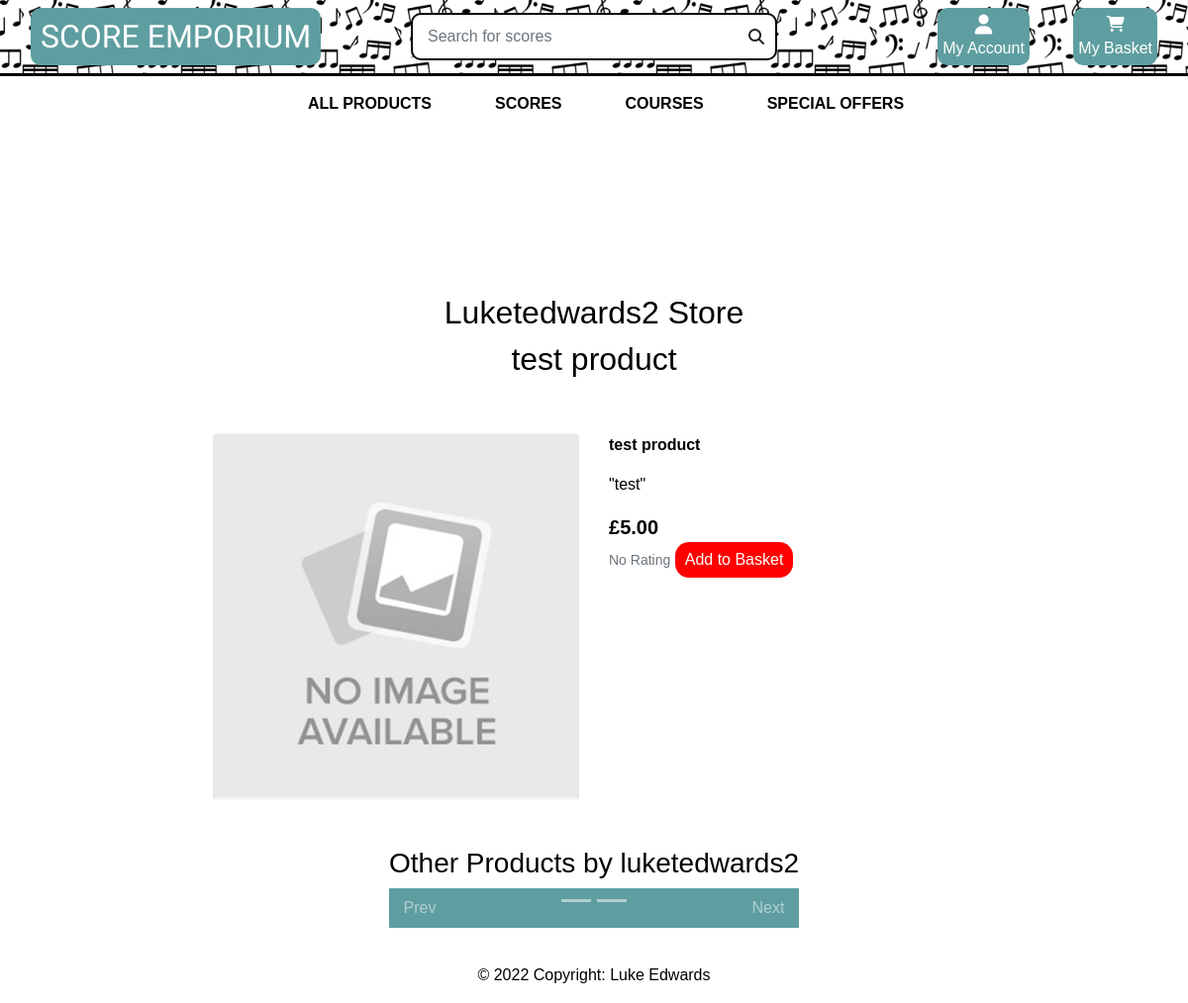
Page /products/3/ on the committed database.
### products/models.py (models this page shows, shortened)
class Product(models.Model):
    genre = models.ForeignKey('Genre', null=True, blank=True, on_delete=models.SET_NULL)
    difficulty = models.ForeignKey('Difficulty', null=True, blank=True, on_delete=models.SET_NULL)
    sku = models.CharField(max_length=254, null=True, blank=True)
    name = models.CharField(max_length=254)
    description = models.TextField()
    price = models.DecimalField(max_digits=6, decimal_places=2)
    rating = models.DecimalField(max_digits=6, decimal_places=2, null=True, blank=True)
    image_url = models.URLField(max_length=1024, null=True, blank=True)
    image = models.ImageField(null=True, blank=True,)
    vendor = models.CharField(max_length=254, null=True)
    PDF = models.FileField(null=True,)
    Guitar_Pro = models.FileField(null=True,)
    video = models.URLField(max_length=1024, null=True, blank=True)

### products/views.py (the view)
# urls.py: path('<int:product_id>/', views.product_detail, name='product_detail'),
def product_detail(request, product_id):
    product = get_object_or_404(Product, pk=product_id)
    products = Product.objects.all()
    product_number = Product.objects.filter(vendor=product.vendor).count()
    context = {
        'product': product,
        'products': products,
        'product_number': product_number,
    }
    return render(request, 'products/product_details.html', context)

### products/templates/products/product_details.html (shortened to what this page needs)
{% extends "base.html" %}
{% load static %}
{% block page_header %}
    <div class="container header-container">
    </div>
{% endblock %}
{% block content %}
    <div class="overlay"></div>
    <div class="container-fluid">
        <div class="row">
            <div class="col-12 text-center">
                <h2>{{product.vendor|title}} Store</h2>
            </div>
            <div class="col-12 text-center">
            <h2>{{product.name}}</h2>
        </div>
            <div class="col-12 col-md-6 col-lg-4 offset-lg-2">
                <div class="image-container my-5">
                    {% if product.image %}
                        <a href="" target="_blank">
                            <img id="product-detail-img" class="card-img-top img-fluid" src="/static/media/{{product.image }}" alt="{{ product.name }}">
                        </a>
                        {% else %}
                        <a href="">
                            <img class="card-img-top img-fluid" src="/static/media/No_Image_Available.jpg" alt="{{ product.name }}">
                        </a>
                    {% endif %}
                </div>
            </div>
            <div class="col-12 col-md-6 col-lg-4">
                <div class="product-details-container mb-5 mt-md-5">
                    <p class="mb-0"><strong>{{ product.name }}</strong></p>
                    <p class="mt-3">"{{ product.description }}"</p>
                    <p class="lead mb-0 text-left font-weight-bold">£{{ product.price }}</p>
                    {% if product.rating %}
                        <small class="text-muted"><i class="fas fa-star mr-1"></i>{{ product.rating }} / 5</small>
                    {% else %}
                        <small class="text-muted">No Rating</small>
                    {% endif %}
                    <button class="product-btn">Add to Basket</button>
                </div>
            </div>
            {% if product_number > 1%}
                <div style="margin: 0 auto;" class=" text-center">
                <h3 class="text-center">Other Products by {{product.vendor}}</h3>
                <div style="margin: 0 auto; padding: 20px; background-color: cadetblue;" id="carouselExampleIndicators" class="carousel slide" data-ride="carousel">
                    <ol class="carousel-indicators">
                        {% for no_of_products in products%}
                        {% if no_of_products.vendor == product.vendor %}
                    <li id="data-target{{forloop.counter0}}" data-target="#carouselExampleIndicators" data-slide-to="{{forloop.counter0}}" class=""></li>
                    {%endif%}
                    {%endfor%}
                    </ol>
                    <a style="color: white;" class="carousel-control-prev" href="#carouselExampleIndicators" role="button" data-slide="prev">
                Prev
                </a>
                    <a style="color: white;" class="carousel-control-next" href="#carouselExampleIndicators" role="button" data-slide="next">
                Next
                </a>
                </div>
                </div>
            {%endif%}
        </div>
    </div>
{% endblock %}

### static/css/base.css (style rules this page uses)
html { height: 100%; }
body { background-size: cover; height: calc(100vh - 164px); color: black !important; font-family: 'Helvetica'; }
.product-btn { background-color: red; color: white; border: none; border-radius: 14px; padding: 6px; padding-left: 10px; padding-right: 10px; }
.overlay { height: 100%; width: 100%; top: 0; left: 0; position: fixed; background: white; z-index: -1; }
@media (min-width: 1200px) { .container { max-width: 80%; } }
@media (min-width: 992px) { .header-container { padding-top: 164px; } }

### rows in the picture
Product: vendor "Luketedwards2", name "test product", description "test", price "5.00", vendor "luketedwards2"
